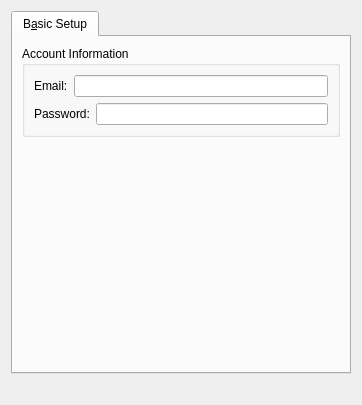
<?xml version="1.0" encoding="UTF-8"?>
<ui version="4.0">
 <class>FacebookAccountPreferences</class>
 <widget class="QWidget" name="TestbedAccountPreferences">
  <property name="geometry">
   <rect>
    <x>0</x>
    <y>0</y>
    <width>362</width>
    <height>405</height>
   </rect>
  </property>
  <property name="windowTitle">
   <string>Account Preferences - Facebook</string>
  </property>
  <layout class="QGridLayout" name="gridLayout">
   <item row="0" column="0">
    <widget class="QTabWidget" name="tabWidget11">
     <widget class="QWidget" name="tab">
      <attribute name="title">
       <string>B&amp;asic Setup</string>
      </attribute>
      <layout class="QVBoxLayout" name="verticalLayout_2">
       <item>
        <widget class="QGroupBox" name="groupBox">
         <property name="title">
          <string>Account Information</string>
         </property>
         <layout class="QVBoxLayout" name="verticalLayout">
          <item>
           <layout class="QHBoxLayout">
            <property name="spacing">
             <number>6</number>
            </property>
            <property name="margin">
             <number>0</number>
            </property>
            <item>
             <widget class="QLabel" name="accountLabel">
              <property name="toolTip">
               <string>The account name of your account.</string>
              </property>
              <property name="whatsThis">
               <string>The account name of your account.</string>
              </property>
              <property name="text">
               <string>Email:</string>
              </property>
              <property name="buddy">
               <cstring>m_acctName</cstring>
              </property>
             </widget>
            </item>
            <item>
             <widget class="QLineEdit" name="m_acctName">
              <property name="toolTip">
               <string>The account name of your account.</string>
              </property>
              <property name="whatsThis">
               <string>The account name of your account.</string>
              </property>
             </widget>
            </item>
           </layout>
          </item>
          <item>
           <layout class="QHBoxLayout" name="_3">
            <property name="spacing">
             <number>6</number>
            </property>
            <property name="margin">
             <number>0</number>
            </property>
            <item>
             <widget class="QLabel" name="accountLabel_3">
              <property name="toolTip">
               <string>The account name of your account.</string>
              </property>
              <property name="whatsThis">
               <string>The account name of your account.</string>
              </property>
              <property name="text">
               <string>Password:</string>
              </property>
              <property name="buddy">
               <cstring>m_acctName</cstring>
              </property>
             </widget>
            </item>
            <item>
             <widget class="QLineEdit" name="m_password">
              <property name="toolTip">
               <string>The account name of your account.</string>
              </property>
              <property name="whatsThis">
               <string>The account name of your account.</string>
              </property>
              <property name="echoMode">
               <enum>QLineEdit::Password</enum>
              </property>
             </widget>
            </item>
           </layout>
          </item>
         </layout>
        </widget>
       </item>
       <item>
        <spacer>
         <property name="orientation">
          <enum>Qt::Vertical</enum>
         </property>
         <property name="sizeType">
          <enum>QSizePolicy::Expanding</enum>
         </property>
         <property name="sizeHint" stdset="0">
          <size>
           <width>20</width>
           <height>131</height>
          </size>
         </property>
        </spacer>
       </item>
      </layout>
     </widget>
    </widget>
   </item>
   <item row="1" column="0">
    <widget class="QLabel" name="labelStatusMessage">
     <property name="text">
      <string/>
     </property>
     <property name="alignment">
      <set>Qt::AlignCenter</set>
     </property>
    </widget>
   </item>
  </layout>
 </widget>
 <resources/>
 <connections/>
</ui>
